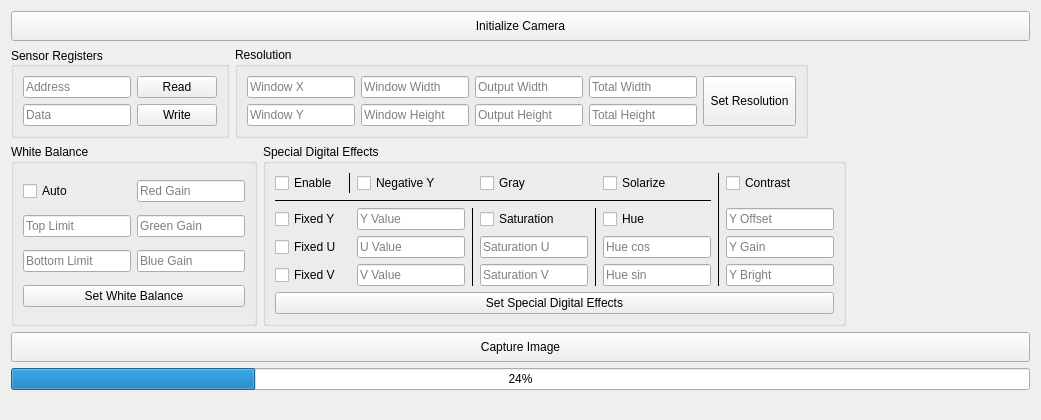
<?xml version="1.0" encoding="UTF-8"?>
<ui version="4.0">
 <class>CameraPanel</class>
 <widget class="QWidget" name="CameraPanel">
  <property name="geometry">
   <rect>
    <x>0</x>
    <y>0</y>
    <width>1041</width>
    <height>420</height>
   </rect>
  </property>
  <property name="windowTitle">
   <string>Form</string>
  </property>
  <layout class="QVBoxLayout" name="verticalLayout">
   <item>
    <widget class="QPushButton" name="init_btn">
     <property name="sizePolicy">
      <sizepolicy hsizetype="Minimum" vsizetype="Fixed">
       <horstretch>0</horstretch>
       <verstretch>0</verstretch>
      </sizepolicy>
     </property>
     <property name="minimumSize">
      <size>
       <width>0</width>
       <height>30</height>
      </size>
     </property>
     <property name="text">
      <string>Initialize Camera</string>
     </property>
    </widget>
   </item>
   <item>
    <layout class="QHBoxLayout" name="horizontalLayout">
     <property name="topMargin">
      <number>0</number>
     </property>
     <item>
      <widget class="QGroupBox" name="sreg_box">
       <property name="font">
        <font>
         <weight>50</weight>
         <bold>false</bold>
        </font>
       </property>
       <property name="title">
        <string>Sensor Registers</string>
       </property>
       <property name="alignment">
        <set>Qt::AlignLeading|Qt::AlignLeft|Qt::AlignVCenter</set>
       </property>
       <property name="flat">
        <bool>true</bool>
       </property>
       <property name="checkable">
        <bool>false</bool>
       </property>
       <layout class="QGridLayout" name="gridLayout">
        <property name="leftMargin">
         <number>9</number>
        </property>
        <property name="topMargin">
         <number>9</number>
        </property>
        <property name="rightMargin">
         <number>9</number>
        </property>
        <property name="bottomMargin">
         <number>9</number>
        </property>
        <item row="0" column="3">
         <widget class="QLineEdit" name="sreg_addr_edit">
          <property name="sizePolicy">
           <sizepolicy hsizetype="Minimum" vsizetype="Fixed">
            <horstretch>0</horstretch>
            <verstretch>0</verstretch>
           </sizepolicy>
          </property>
          <property name="minimumSize">
           <size>
            <width>75</width>
            <height>0</height>
           </size>
          </property>
          <property name="placeholderText">
           <string>Address</string>
          </property>
         </widget>
        </item>
        <item row="1" column="5">
         <widget class="QPushButton" name="sreg_wr_btn">
          <property name="text">
           <string>Write</string>
          </property>
         </widget>
        </item>
        <item row="1" column="3">
         <widget class="QLineEdit" name="sreg_data_edit">
          <property name="sizePolicy">
           <sizepolicy hsizetype="Minimum" vsizetype="Fixed">
            <horstretch>0</horstretch>
            <verstretch>0</verstretch>
           </sizepolicy>
          </property>
          <property name="minimumSize">
           <size>
            <width>75</width>
            <height>0</height>
           </size>
          </property>
          <property name="placeholderText">
           <string>Data</string>
          </property>
         </widget>
        </item>
        <item row="0" column="5">
         <widget class="QPushButton" name="sreg_rd_btn">
          <property name="text">
           <string>Read</string>
          </property>
         </widget>
        </item>
       </layout>
      </widget>
     </item>
     <item>
      <widget class="QGroupBox" name="res_box">
       <property name="title">
        <string>Resolution</string>
       </property>
       <property name="flat">
        <bool>true</bool>
       </property>
       <layout class="QGridLayout" name="gridLayout_2">
        <item row="0" column="3">
         <widget class="QLineEdit" name="res_tot_width_edit">
          <property name="sizePolicy">
           <sizepolicy hsizetype="Minimum" vsizetype="Fixed">
            <horstretch>0</horstretch>
            <verstretch>0</verstretch>
           </sizepolicy>
          </property>
          <property name="minimumSize">
           <size>
            <width>75</width>
            <height>0</height>
           </size>
          </property>
          <property name="text">
           <string/>
          </property>
          <property name="placeholderText">
           <string>Total Width</string>
          </property>
         </widget>
        </item>
        <item row="1" column="2">
         <widget class="QLineEdit" name="res_out_height_edit">
          <property name="sizePolicy">
           <sizepolicy hsizetype="Minimum" vsizetype="Fixed">
            <horstretch>0</horstretch>
            <verstretch>0</verstretch>
           </sizepolicy>
          </property>
          <property name="minimumSize">
           <size>
            <width>75</width>
            <height>0</height>
           </size>
          </property>
          <property name="text">
           <string/>
          </property>
          <property name="placeholderText">
           <string>Output Height</string>
          </property>
         </widget>
        </item>
        <item row="0" column="1">
         <widget class="QLineEdit" name="res_win_width_edit">
          <property name="sizePolicy">
           <sizepolicy hsizetype="Minimum" vsizetype="Fixed">
            <horstretch>0</horstretch>
            <verstretch>0</verstretch>
           </sizepolicy>
          </property>
          <property name="minimumSize">
           <size>
            <width>75</width>
            <height>0</height>
           </size>
          </property>
          <property name="text">
           <string/>
          </property>
          <property name="placeholderText">
           <string>Window Width</string>
          </property>
         </widget>
        </item>
        <item row="0" column="2">
         <widget class="QLineEdit" name="res_out_width_edit">
          <property name="sizePolicy">
           <sizepolicy hsizetype="Minimum" vsizetype="Fixed">
            <horstretch>0</horstretch>
            <verstretch>0</verstretch>
           </sizepolicy>
          </property>
          <property name="minimumSize">
           <size>
            <width>75</width>
            <height>0</height>
           </size>
          </property>
          <property name="text">
           <string/>
          </property>
          <property name="placeholderText">
           <string>Output Width</string>
          </property>
         </widget>
        </item>
        <item row="1" column="0">
         <widget class="QLineEdit" name="res_win_y_edit">
          <property name="sizePolicy">
           <sizepolicy hsizetype="Minimum" vsizetype="Fixed">
            <horstretch>0</horstretch>
            <verstretch>0</verstretch>
           </sizepolicy>
          </property>
          <property name="minimumSize">
           <size>
            <width>75</width>
            <height>0</height>
           </size>
          </property>
          <property name="text">
           <string/>
          </property>
          <property name="placeholderText">
           <string>Window Y</string>
          </property>
         </widget>
        </item>
        <item row="1" column="1">
         <widget class="QLineEdit" name="res_win_height_edit">
          <property name="sizePolicy">
           <sizepolicy hsizetype="Minimum" vsizetype="Fixed">
            <horstretch>0</horstretch>
            <verstretch>0</verstretch>
           </sizepolicy>
          </property>
          <property name="minimumSize">
           <size>
            <width>75</width>
            <height>0</height>
           </size>
          </property>
          <property name="text">
           <string/>
          </property>
          <property name="placeholderText">
           <string>Window Height</string>
          </property>
         </widget>
        </item>
        <item row="1" column="3">
         <widget class="QLineEdit" name="res_tot_height_edit">
          <property name="sizePolicy">
           <sizepolicy hsizetype="Minimum" vsizetype="Fixed">
            <horstretch>0</horstretch>
            <verstretch>0</verstretch>
           </sizepolicy>
          </property>
          <property name="minimumSize">
           <size>
            <width>75</width>
            <height>0</height>
           </size>
          </property>
          <property name="text">
           <string/>
          </property>
          <property name="placeholderText">
           <string>Total Height</string>
          </property>
         </widget>
        </item>
        <item row="0" column="0">
         <widget class="QLineEdit" name="res_win_x_edit">
          <property name="sizePolicy">
           <sizepolicy hsizetype="Minimum" vsizetype="Fixed">
            <horstretch>0</horstretch>
            <verstretch>0</verstretch>
           </sizepolicy>
          </property>
          <property name="minimumSize">
           <size>
            <width>75</width>
            <height>0</height>
           </size>
          </property>
          <property name="text">
           <string/>
          </property>
          <property name="placeholderText">
           <string>Window X</string>
          </property>
         </widget>
        </item>
        <item row="0" column="4" rowspan="2">
         <widget class="QPushButton" name="res_set_btn">
          <property name="sizePolicy">
           <sizepolicy hsizetype="Minimum" vsizetype="Minimum">
            <horstretch>0</horstretch>
            <verstretch>0</verstretch>
           </sizepolicy>
          </property>
          <property name="minimumSize">
           <size>
            <width>0</width>
            <height>0</height>
           </size>
          </property>
          <property name="text">
           <string> Set Resolution </string>
          </property>
         </widget>
        </item>
       </layout>
      </widget>
     </item>
     <item>
      <spacer name="horizontalSpacer">
       <property name="orientation">
        <enum>Qt::Horizontal</enum>
       </property>
       <property name="sizeHint" stdset="0">
        <size>
         <width>40</width>
         <height>20</height>
        </size>
       </property>
      </spacer>
     </item>
    </layout>
   </item>
   <item>
    <layout class="QHBoxLayout" name="horizontalLayout_2">
     <property name="topMargin">
      <number>0</number>
     </property>
     <item>
      <widget class="QGroupBox" name="wb_box">
       <property name="title">
        <string>White Balance</string>
       </property>
       <layout class="QGridLayout" name="gridLayout_3">
        <item row="0" column="0">
         <widget class="QCheckBox" name="wb_auto_check">
          <property name="text">
           <string>Auto</string>
          </property>
         </widget>
        </item>
        <item row="3" column="0" colspan="2">
         <widget class="QPushButton" name="wb_set_btn">
          <property name="sizePolicy">
           <sizepolicy hsizetype="Minimum" vsizetype="Fixed">
            <horstretch>0</horstretch>
            <verstretch>0</verstretch>
           </sizepolicy>
          </property>
          <property name="text">
           <string>Set White Balance</string>
          </property>
         </widget>
        </item>
        <item row="2" column="1">
         <widget class="QLineEdit" name="wb_gain_b_edit">
          <property name="sizePolicy">
           <sizepolicy hsizetype="Minimum" vsizetype="Fixed">
            <horstretch>0</horstretch>
            <verstretch>0</verstretch>
           </sizepolicy>
          </property>
          <property name="minimumSize">
           <size>
            <width>75</width>
            <height>0</height>
           </size>
          </property>
          <property name="placeholderText">
           <string>Blue Gain</string>
          </property>
         </widget>
        </item>
        <item row="0" column="1">
         <widget class="QLineEdit" name="wb_gain_r_edit">
          <property name="sizePolicy">
           <sizepolicy hsizetype="Minimum" vsizetype="Fixed">
            <horstretch>0</horstretch>
            <verstretch>0</verstretch>
           </sizepolicy>
          </property>
          <property name="minimumSize">
           <size>
            <width>75</width>
            <height>0</height>
           </size>
          </property>
          <property name="placeholderText">
           <string>Red Gain</string>
          </property>
         </widget>
        </item>
        <item row="2" column="0">
         <widget class="QLineEdit" name="wb_bot_lim_edit">
          <property name="sizePolicy">
           <sizepolicy hsizetype="Minimum" vsizetype="Fixed">
            <horstretch>0</horstretch>
            <verstretch>0</verstretch>
           </sizepolicy>
          </property>
          <property name="minimumSize">
           <size>
            <width>75</width>
            <height>0</height>
           </size>
          </property>
          <property name="placeholderText">
           <string>Bottom Limit</string>
          </property>
         </widget>
        </item>
        <item row="1" column="0">
         <widget class="QLineEdit" name="wb_top_lim_edit">
          <property name="sizePolicy">
           <sizepolicy hsizetype="Minimum" vsizetype="Fixed">
            <horstretch>0</horstretch>
            <verstretch>0</verstretch>
           </sizepolicy>
          </property>
          <property name="minimumSize">
           <size>
            <width>75</width>
            <height>0</height>
           </size>
          </property>
          <property name="placeholderText">
           <string>Top Limit</string>
          </property>
         </widget>
        </item>
        <item row="1" column="1">
         <widget class="QLineEdit" name="wb_gain_g_edit">
          <property name="sizePolicy">
           <sizepolicy hsizetype="Minimum" vsizetype="Fixed">
            <horstretch>0</horstretch>
            <verstretch>0</verstretch>
           </sizepolicy>
          </property>
          <property name="minimumSize">
           <size>
            <width>75</width>
            <height>0</height>
           </size>
          </property>
          <property name="placeholderText">
           <string>Green Gain</string>
          </property>
         </widget>
        </item>
       </layout>
      </widget>
     </item>
     <item>
      <widget class="QGroupBox" name="sde_box">
       <property name="title">
        <string>Special Digital Effects</string>
       </property>
       <layout class="QGridLayout" name="gridLayout_4">
        <item row="0" column="8">
         <widget class="QCheckBox" name="sde_contrast_check">
          <property name="text">
           <string>Contrast</string>
          </property>
         </widget>
        </item>
        <item row="2" column="2">
         <widget class="QLineEdit" name="sde_fixed_y_edit">
          <property name="sizePolicy">
           <sizepolicy hsizetype="Minimum" vsizetype="Fixed">
            <horstretch>0</horstretch>
            <verstretch>0</verstretch>
           </sizepolicy>
          </property>
          <property name="minimumSize">
           <size>
            <width>75</width>
            <height>0</height>
           </size>
          </property>
          <property name="placeholderText">
           <string>Y Value</string>
          </property>
         </widget>
        </item>
        <item row="2" column="5" rowspan="3">
         <widget class="Line" name="line_5">
          <property name="frameShadow">
           <enum>QFrame::Plain</enum>
          </property>
          <property name="orientation">
           <enum>Qt::Vertical</enum>
          </property>
         </widget>
        </item>
        <item row="4" column="4">
         <widget class="QLineEdit" name="sde_sat_v_edit">
          <property name="sizePolicy">
           <sizepolicy hsizetype="Minimum" vsizetype="Fixed">
            <horstretch>0</horstretch>
            <verstretch>0</verstretch>
           </sizepolicy>
          </property>
          <property name="minimumSize">
           <size>
            <width>75</width>
            <height>0</height>
           </size>
          </property>
          <property name="placeholderText">
           <string>Saturation V</string>
          </property>
         </widget>
        </item>
        <item row="1" column="0" colspan="7">
         <widget class="Line" name="line">
          <property name="frameShadow">
           <enum>QFrame::Plain</enum>
          </property>
          <property name="orientation">
           <enum>Qt::Horizontal</enum>
          </property>
         </widget>
        </item>
        <item row="2" column="4">
         <widget class="QCheckBox" name="sde_sat_check">
          <property name="text">
           <string>Saturation</string>
          </property>
         </widget>
        </item>
        <item row="0" column="0">
         <widget class="QCheckBox" name="sde_check">
          <property name="text">
           <string>Enable</string>
          </property>
         </widget>
        </item>
        <item row="0" column="4">
         <widget class="QCheckBox" name="sde_gray_check">
          <property name="text">
           <string>Gray</string>
          </property>
         </widget>
        </item>
        <item row="4" column="0">
         <widget class="QCheckBox" name="sde_fixed_v_check">
          <property name="text">
           <string>Fixed V</string>
          </property>
         </widget>
        </item>
        <item row="3" column="0">
         <widget class="QCheckBox" name="sde_fixed_u_check">
          <property name="text">
           <string>Fixed U</string>
          </property>
         </widget>
        </item>
        <item row="3" column="2">
         <widget class="QLineEdit" name="sde_fixed_u_edit">
          <property name="sizePolicy">
           <sizepolicy hsizetype="Minimum" vsizetype="Fixed">
            <horstretch>0</horstretch>
            <verstretch>0</verstretch>
           </sizepolicy>
          </property>
          <property name="minimumSize">
           <size>
            <width>75</width>
            <height>0</height>
           </size>
          </property>
          <property name="placeholderText">
           <string>U Value</string>
          </property>
         </widget>
        </item>
        <item row="3" column="6">
         <widget class="QLineEdit" name="sde_hue_cos_edit">
          <property name="sizePolicy">
           <sizepolicy hsizetype="Minimum" vsizetype="Fixed">
            <horstretch>0</horstretch>
            <verstretch>0</verstretch>
           </sizepolicy>
          </property>
          <property name="minimumSize">
           <size>
            <width>75</width>
            <height>0</height>
           </size>
          </property>
          <property name="placeholderText">
           <string>Hue cos</string>
          </property>
         </widget>
        </item>
        <item row="3" column="8">
         <widget class="QLineEdit" name="sde_contrast_y_gain_edit">
          <property name="sizePolicy">
           <sizepolicy hsizetype="Minimum" vsizetype="Fixed">
            <horstretch>0</horstretch>
            <verstretch>0</verstretch>
           </sizepolicy>
          </property>
          <property name="minimumSize">
           <size>
            <width>75</width>
            <height>0</height>
           </size>
          </property>
          <property name="placeholderText">
           <string>Y Gain</string>
          </property>
         </widget>
        </item>
        <item row="4" column="8">
         <widget class="QLineEdit" name="sde_contrast_y_bright_edit">
          <property name="sizePolicy">
           <sizepolicy hsizetype="Minimum" vsizetype="Fixed">
            <horstretch>0</horstretch>
            <verstretch>0</verstretch>
           </sizepolicy>
          </property>
          <property name="minimumSize">
           <size>
            <width>75</width>
            <height>0</height>
           </size>
          </property>
          <property name="placeholderText">
           <string>Y Bright</string>
          </property>
         </widget>
        </item>
        <item row="4" column="6">
         <widget class="QLineEdit" name="sde_hue_sin_edit">
          <property name="sizePolicy">
           <sizepolicy hsizetype="Minimum" vsizetype="Fixed">
            <horstretch>0</horstretch>
            <verstretch>0</verstretch>
           </sizepolicy>
          </property>
          <property name="minimumSize">
           <size>
            <width>75</width>
            <height>0</height>
           </size>
          </property>
          <property name="placeholderText">
           <string>Hue sin</string>
          </property>
         </widget>
        </item>
        <item row="0" column="1">
         <widget class="Line" name="line_3">
          <property name="frameShadow">
           <enum>QFrame::Plain</enum>
          </property>
          <property name="orientation">
           <enum>Qt::Vertical</enum>
          </property>
         </widget>
        </item>
        <item row="0" column="6">
         <widget class="QCheckBox" name="sde_solarize_check">
          <property name="text">
           <string>Solarize</string>
          </property>
         </widget>
        </item>
        <item row="4" column="2">
         <widget class="QLineEdit" name="sde_fixed_v_edit">
          <property name="sizePolicy">
           <sizepolicy hsizetype="Minimum" vsizetype="Fixed">
            <horstretch>0</horstretch>
            <verstretch>0</verstretch>
           </sizepolicy>
          </property>
          <property name="minimumSize">
           <size>
            <width>75</width>
            <height>0</height>
           </size>
          </property>
          <property name="placeholderText">
           <string>V Value</string>
          </property>
         </widget>
        </item>
        <item row="2" column="8">
         <widget class="QLineEdit" name="sde_contrast_y_offset_edit">
          <property name="sizePolicy">
           <sizepolicy hsizetype="Minimum" vsizetype="Fixed">
            <horstretch>0</horstretch>
            <verstretch>0</verstretch>
           </sizepolicy>
          </property>
          <property name="minimumSize">
           <size>
            <width>75</width>
            <height>0</height>
           </size>
          </property>
          <property name="placeholderText">
           <string>Y Offset</string>
          </property>
         </widget>
        </item>
        <item row="3" column="4">
         <widget class="QLineEdit" name="sde_sat_u_edit">
          <property name="sizePolicy">
           <sizepolicy hsizetype="Minimum" vsizetype="Fixed">
            <horstretch>0</horstretch>
            <verstretch>0</verstretch>
           </sizepolicy>
          </property>
          <property name="minimumSize">
           <size>
            <width>75</width>
            <height>0</height>
           </size>
          </property>
          <property name="placeholderText">
           <string>Saturation U</string>
          </property>
         </widget>
        </item>
        <item row="2" column="0">
         <widget class="QCheckBox" name="sde_fixed_y_check">
          <property name="text">
           <string>Fixed Y</string>
          </property>
         </widget>
        </item>
        <item row="2" column="3" rowspan="3">
         <widget class="Line" name="line_4">
          <property name="frameShadow">
           <enum>QFrame::Plain</enum>
          </property>
          <property name="orientation">
           <enum>Qt::Vertical</enum>
          </property>
         </widget>
        </item>
        <item row="0" column="2">
         <widget class="QCheckBox" name="sde_neg_y_check">
          <property name="text">
           <string>Negative Y</string>
          </property>
         </widget>
        </item>
        <item row="2" column="6">
         <widget class="QCheckBox" name="sde_hue_check">
          <property name="text">
           <string>Hue</string>
          </property>
         </widget>
        </item>
        <item row="0" column="7" rowspan="5">
         <widget class="Line" name="line_2">
          <property name="frameShadow">
           <enum>QFrame::Plain</enum>
          </property>
          <property name="orientation">
           <enum>Qt::Vertical</enum>
          </property>
         </widget>
        </item>
        <item row="5" column="0" colspan="9">
         <widget class="QPushButton" name="sde_set_btn">
          <property name="text">
           <string>Set Special Digital Effects</string>
          </property>
         </widget>
        </item>
       </layout>
      </widget>
     </item>
     <item>
      <spacer name="horizontalSpacer_2">
       <property name="orientation">
        <enum>Qt::Horizontal</enum>
       </property>
       <property name="sizeHint" stdset="0">
        <size>
         <width>40</width>
         <height>20</height>
        </size>
       </property>
      </spacer>
     </item>
    </layout>
   </item>
   <item>
    <widget class="QPushButton" name="capture_btn">
     <property name="minimumSize">
      <size>
       <width>0</width>
       <height>30</height>
      </size>
     </property>
     <property name="text">
      <string>Capture Image</string>
     </property>
    </widget>
   </item>
   <item>
    <widget class="QProgressBar" name="progress_bar">
     <property name="value">
      <number>24</number>
     </property>
    </widget>
   </item>
   <item>
    <spacer name="verticalSpacer">
     <property name="orientation">
      <enum>Qt::Vertical</enum>
     </property>
     <property name="sizeHint" stdset="0">
      <size>
       <width>20</width>
       <height>40</height>
      </size>
     </property>
    </spacer>
   </item>
  </layout>
 </widget>
 <tabstops>
  <tabstop>init_btn</tabstop>
  <tabstop>sreg_addr_edit</tabstop>
  <tabstop>sreg_data_edit</tabstop>
  <tabstop>sreg_rd_btn</tabstop>
  <tabstop>sreg_wr_btn</tabstop>
  <tabstop>res_win_x_edit</tabstop>
  <tabstop>res_win_y_edit</tabstop>
  <tabstop>res_win_width_edit</tabstop>
  <tabstop>res_win_height_edit</tabstop>
  <tabstop>res_out_width_edit</tabstop>
  <tabstop>res_out_height_edit</tabstop>
  <tabstop>res_tot_width_edit</tabstop>
  <tabstop>res_tot_height_edit</tabstop>
  <tabstop>res_set_btn</tabstop>
  <tabstop>wb_auto_check</tabstop>
  <tabstop>wb_top_lim_edit</tabstop>
  <tabstop>wb_bot_lim_edit</tabstop>
  <tabstop>wb_gain_r_edit</tabstop>
  <tabstop>wb_gain_g_edit</tabstop>
  <tabstop>wb_gain_b_edit</tabstop>
  <tabstop>wb_set_btn</tabstop>
  <tabstop>sde_check</tabstop>
  <tabstop>sde_neg_y_check</tabstop>
  <tabstop>sde_gray_check</tabstop>
  <tabstop>sde_solarize_check</tabstop>
  <tabstop>sde_fixed_y_check</tabstop>
  <tabstop>sde_fixed_y_edit</tabstop>
  <tabstop>sde_fixed_u_check</tabstop>
  <tabstop>sde_fixed_u_edit</tabstop>
  <tabstop>sde_fixed_v_check</tabstop>
  <tabstop>sde_fixed_v_edit</tabstop>
  <tabstop>sde_sat_check</tabstop>
  <tabstop>sde_sat_u_edit</tabstop>
  <tabstop>sde_sat_v_edit</tabstop>
  <tabstop>sde_hue_check</tabstop>
  <tabstop>sde_hue_cos_edit</tabstop>
  <tabstop>sde_hue_sin_edit</tabstop>
  <tabstop>sde_contrast_check</tabstop>
  <tabstop>sde_contrast_y_offset_edit</tabstop>
  <tabstop>sde_contrast_y_gain_edit</tabstop>
  <tabstop>sde_contrast_y_bright_edit</tabstop>
  <tabstop>sde_set_btn</tabstop>
  <tabstop>capture_btn</tabstop>
 </tabstops>
 <resources/>
 <connections/>
</ui>
